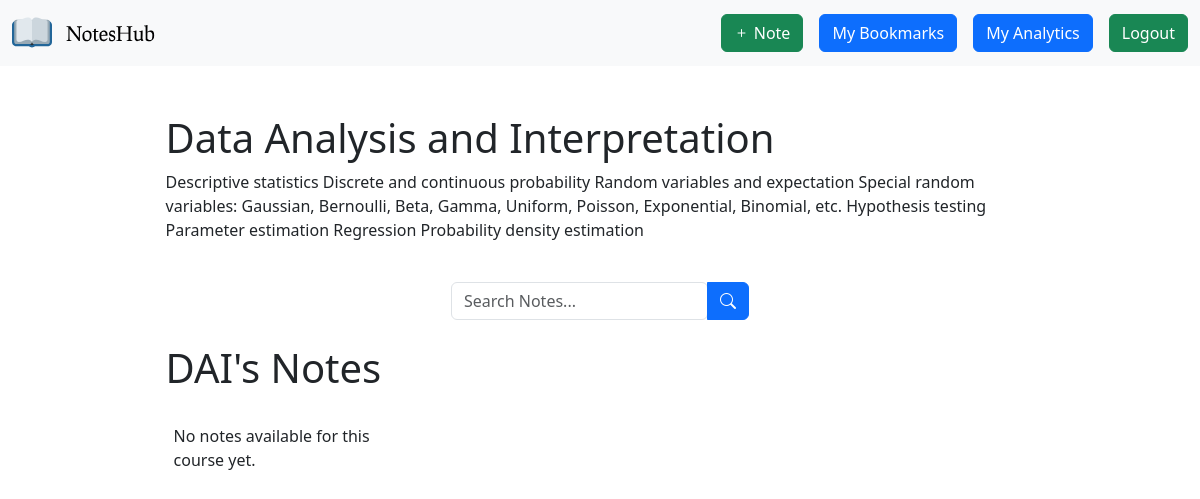
/course/CS 215/notes/ (signed in), run on the app's committed database.
### core/models.py (models this page shows, shortened)
class Course(models.Model):
    course_code = models.CharField(
        max_length=10,
        primary_key=True,
        unique=True,
        blank=False,
        verbose_name="Course Code"
    )
    course_name = models.CharField(
        max_length=100,
        blank=False,
        verbose_name="Course Name"
    )
    short_name = models.CharField(
        max_length=16,
        blank=False,
        verbose_name="Short Name"
    )
    description = models.CharField(
        max_length=256,
        blank=False,
        verbose_name="Course Description"
    )

### core/views.py (the view, shortened to what this page needs)
# urls.py: path('course/<str:course_code>/notes/', views.notesView, name='course_notes'),
@login_required(login_url='login')
def notesView(request, course_code):
    course = get_object_or_404(Course, course_code=course_code)
    notes = Notes.objects.filter(course=course)
    return render(request, 'course_notes.html', {'course': course, 'notes': notes})

### core/templates/course_notes.html (shortened to what this page needs)
{% extends "base.html" %}
{% load static %}
{% block start %}
<div class="container mt-5">
    <div class="container d-flex flex-column align-items-center" style="width: 80%; margin-top: 20px;">
        <div class="mb-4 align-self-start">
            <h1>{{ course.course_name }}</h1>
            <p>{{ course.description }}</p>
        </div>
        <div class="row d-flex justify-content-center">
            <div class="input-group mb-4" style="margin:auto">
                <div class="form-outline">
                    <input id="note-search" type="search" class="form-control" placeholder="Search Notes..." onkeyup="searchNotes()"/>
                </div>
                <button type="submit" class="btn btn-primary">
                    <i class="bi bi-search"></i>
                </button>
            </div>
        </div>
        <div class="mb-4 align-self-start">
            <h1>{{ course.short_name }}'s Notes</h1>
        </div>
        <div id="notes-container" class="row row-cols-2 row-cols-sm-4 row-cols-md-4 g-3" style="width: 100%;">
            {% for note in notes %}
            <div class="col mb-4">
                <div class="card d-flex flex-column" style="height: 300px;">
                    <a href="{% url 'note_detail' note.id %}" class="text-decoration-none">
                        <img src="{{ note.thumbnail_url }}" class="card-img-top" alt="Course Thumbnail" style="cursor: pointer; height: 180px; object-fit: cover;">
                    </a>
                    <div class="card-body d-flex flex-column flex-grow-1">
                        <a href="{% url 'note_detail' note.id %}" class="text-decoration-none">
                            <h5 class="card-title" style="cursor: pointer;">{{ note.title }}</h5>
                        </a>
                        <p class="lead small">Added by {{ note.user.username }}</p>
                    </div>
                    <div class="d-flex justify-content-around mt-auto">
                      <img id="like-icon" src="{% static 'images/like.svg' %}" alt="like" width="24px" height="24px" style="cursor: pointer;" onclick="toggle(this, {{ note.id }})">
                  <img id="bookmark-icon" src="{% static 'images/bookmark.svg' %}" alt="like" width="24px" height="24px" style="cursor: pointer;" onclick="toggle(this, {{ note.id }})">
                    </div>
                </div>
            </div>
            {% empty %}
                <p>No notes available for this course yet.</p>
            {% endfor %}
        </div>
    </div>
</div>
{% endblock %}

### data on the page
Course: course_name "Data Analysis and Interpretation", description "Descriptive statistics Discrete and continuous probability Random variables and expectation Special random variables: Gaussian, Bernoulli, Beta, Gamma, Uniform, Poisson, Exponential, Binomial, etc. Hypothesis testing Parameter estimation Regression Probability density estimation", short_name "DAI"
